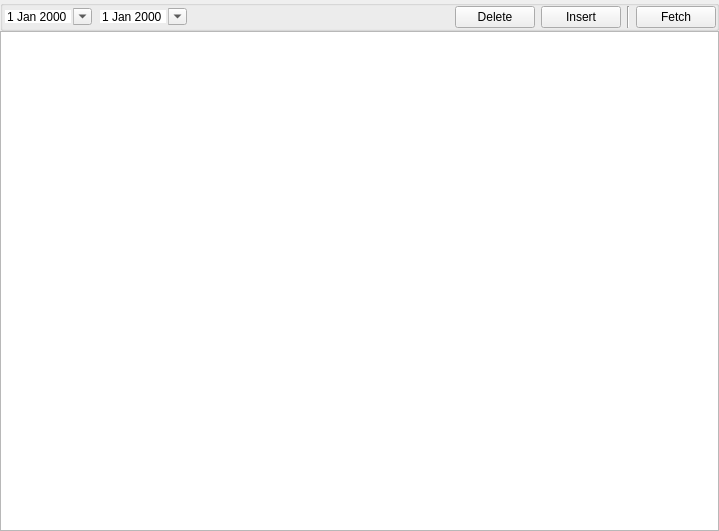
<?xml version="1.0" encoding="UTF-8"?>
<ui version="4.0">
 <class>TreeWidgetR</class>
 <widget class="QWidget" name="TreeWidgetR">
  <property name="geometry">
   <rect>
    <x>0</x>
    <y>0</y>
    <width>719</width>
    <height>531</height>
   </rect>
  </property>
  <property name="windowTitle">
   <string/>
  </property>
  <layout class="QGridLayout" name="gridLayout">
   <property name="leftMargin">
    <number>0</number>
   </property>
   <property name="topMargin">
    <number>0</number>
   </property>
   <property name="rightMargin">
    <number>0</number>
   </property>
   <property name="bottomMargin">
    <number>0</number>
   </property>
   <property name="spacing">
    <number>0</number>
   </property>
   <item row="0" column="0">
    <widget class="QGroupBox" name="groupBoxView">
     <property name="sizePolicy">
      <sizepolicy hsizetype="Preferred" vsizetype="Preferred">
       <horstretch>0</horstretch>
       <verstretch>0</verstretch>
      </sizepolicy>
     </property>
     <property name="title">
      <string/>
     </property>
     <layout class="QHBoxLayout" name="horizontalLayout_3">
      <property name="spacing">
       <number>-1</number>
      </property>
      <property name="leftMargin">
       <number>0</number>
      </property>
      <property name="topMargin">
       <number>0</number>
      </property>
      <property name="rightMargin">
       <number>0</number>
      </property>
      <property name="bottomMargin">
       <number>0</number>
      </property>
      <item>
       <widget class="DateEdit" name="start">
        <property name="frame">
         <bool>false</bool>
        </property>
        <property name="calendarPopup">
         <bool>true</bool>
        </property>
       </widget>
      </item>
      <item>
       <widget class="DateEdit" name="end">
        <property name="frame">
         <bool>false</bool>
        </property>
        <property name="calendarPopup">
         <bool>true</bool>
        </property>
       </widget>
      </item>
      <item>
       <spacer name="horizontalSpacer">
        <property name="orientation">
         <enum>Qt::Orientation::Horizontal</enum>
        </property>
        <property name="sizeHint" stdset="0">
         <size>
          <width>516</width>
          <height>17</height>
         </size>
        </property>
       </spacer>
      </item>
      <item>
       <widget class="QPushButton" name="pushButtonDelete">
        <property name="text">
         <string>Delete</string>
        </property>
       </widget>
      </item>
      <item>
       <widget class="QPushButton" name="pushButtonInsert">
        <property name="text">
         <string>Insert</string>
        </property>
       </widget>
      </item>
      <item>
       <widget class="Line" name="line">
        <property name="orientation">
         <enum>Qt::Orientation::Vertical</enum>
        </property>
       </widget>
      </item>
      <item>
       <widget class="QPushButton" name="pushButtonFetch">
        <property name="text">
         <string>Fetch</string>
        </property>
       </widget>
      </item>
     </layout>
    </widget>
   </item>
   <item row="1" column="0">
    <widget class="QTableView" name="tableView"/>
   </item>
  </layout>
 </widget>
 <customwidgets>
  <customwidget>
   <class>DateEdit</class>
   <extends>QDateEdit</extends>
   <header location="global">widget/dateedit.h</header>
  </customwidget>
 </customwidgets>
 <tabstops>
  <tabstop>tableView</tabstop>
 </tabstops>
 <resources/>
 <connections/>
</ui>
